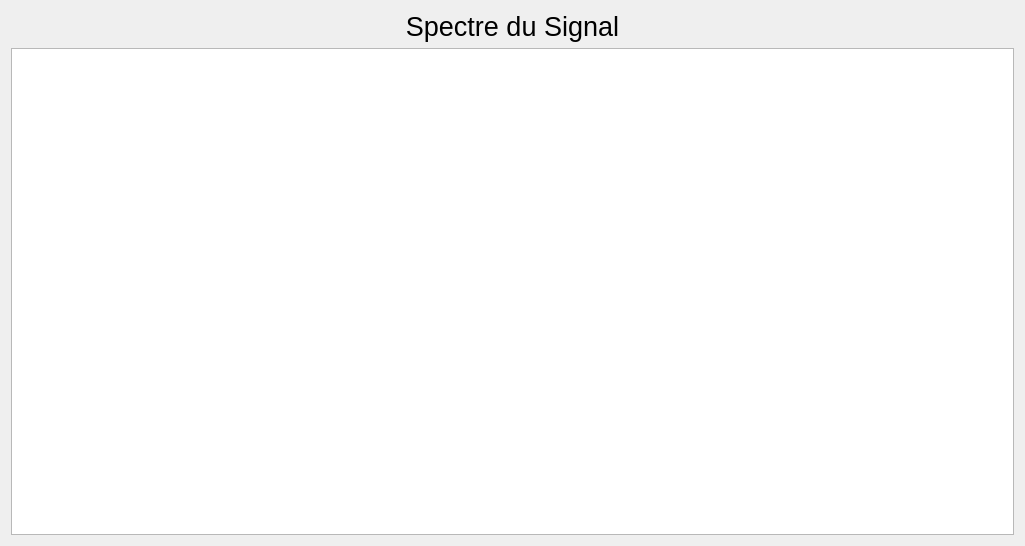
<?xml version="1.0" encoding="UTF-8"?>
<ui version="4.0">
 <class>fft</class>
 <widget class="QWidget" name="fft">
  <property name="geometry">
   <rect>
    <x>0</x>
    <y>0</y>
    <width>1025</width>
    <height>546</height>
   </rect>
  </property>
  <property name="windowTitle">
   <string>Form</string>
  </property>
  <layout class="QVBoxLayout" name="verticalLayout_2">
   <item>
    <layout class="QVBoxLayout" name="verticalLayout">
     <item>
      <widget class="QLabel" name="label">
       <property name="font">
        <font>
         <pointsize>20</pointsize>
        </font>
       </property>
       <property name="text">
        <string>Spectre du Signal</string>
       </property>
       <property name="textFormat">
        <enum>Qt::TextFormat::AutoText</enum>
       </property>
       <property name="scaledContents">
        <bool>false</bool>
       </property>
       <property name="alignment">
        <set>Qt::AlignmentFlag::AlignCenter</set>
       </property>
       <property name="wordWrap">
        <bool>false</bool>
       </property>
      </widget>
     </item>
     <item>
      <widget class="QGraphicsView" name="graphicsView"/>
     </item>
    </layout>
   </item>
  </layout>
 </widget>
 <resources/>
 <connections/>
</ui>
